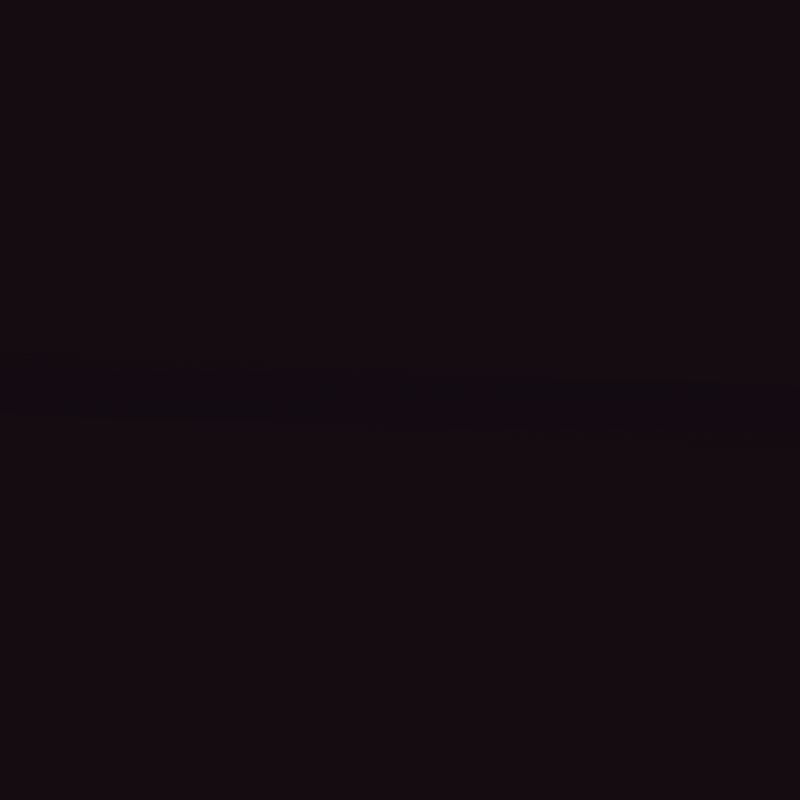
Frame 1 (no input)
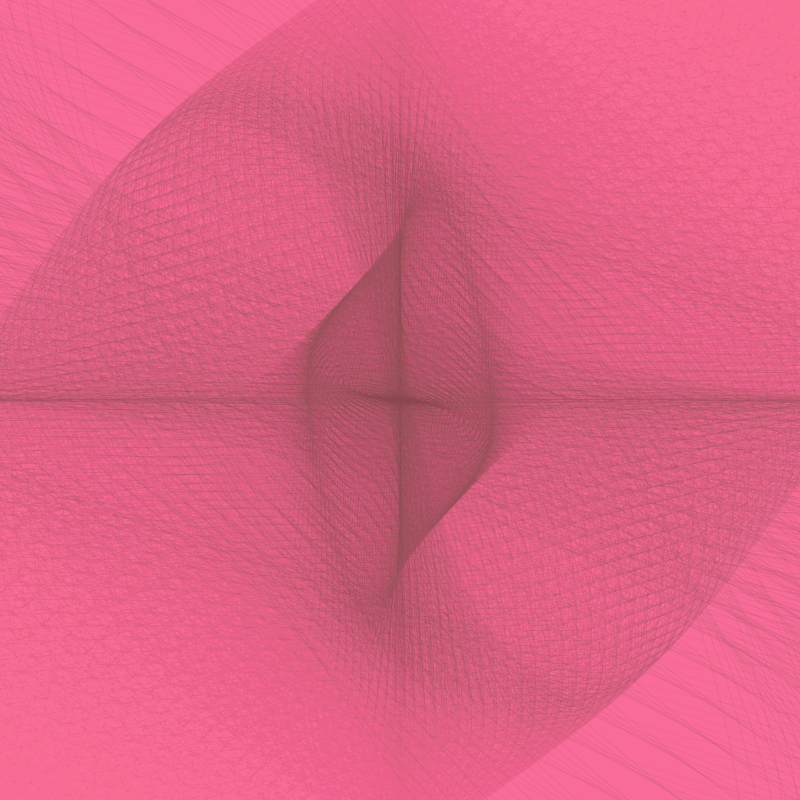
Frame 60 (the mouse pressed at the canvas centre just before this capture)
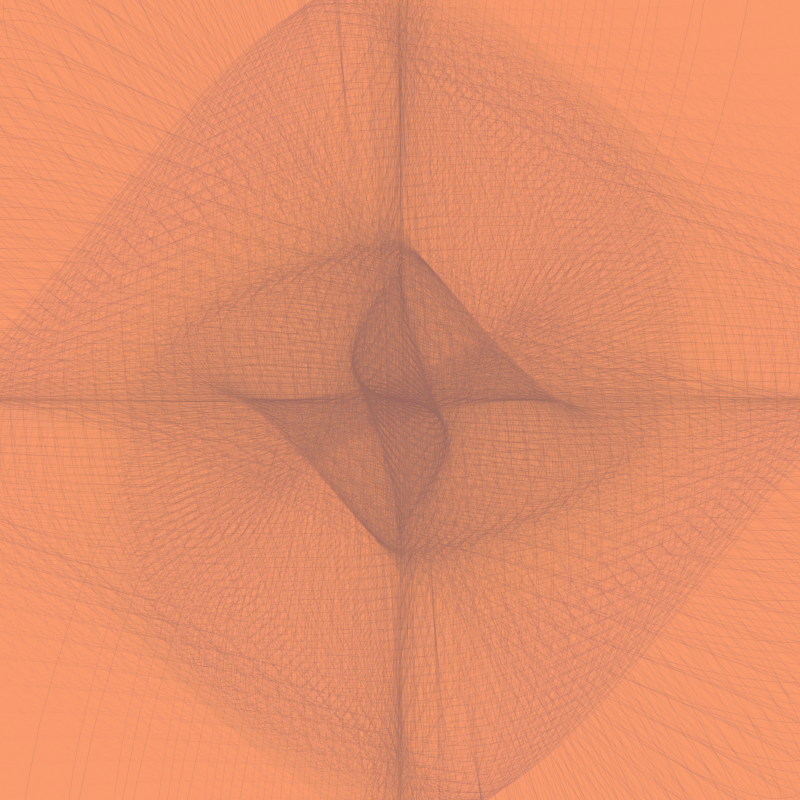
Frame 120 (the mouse held since frame 60 and released just before this capture)

The Processing sketch that drew these frames (run headless with seeded random() and noise(); from frame 60 on, the mouse is pressed at the canvas centre):

// Processing sketch: chakraColor_2
// ── chakraColor_2.pde
//Owen Meyer
//the trig functions here are taken from another source and then modified (played with)  
//to achieve various excellent effects
//uncommenting the * sin( idx ) below produces another beautifull result
//
//this version continues to be interestingly ordered over time; 
// while a lot of variations become chaotic over time

int sIze = 700; 
int automate = 0;
float col = 255;
float a = 0;
int R = 20;
int G = 5;
int B = 33;
int incR = 1;
int incG = 1;
int incB = 1;
int RR = 170;
int GG = 150;
int BB = 200;
int incRR = 1;
int incGG = 1;
int incBB = 1;

void setup() {
  size( 800, 800 ); 
  
  
  smooth();
  strokeWeight( 1 );
  background( 0 );
  
}

void draw(){
  
//  println("R: " + R );
//  println("G: " + G );
//  println("B: " + B );
//  println("RR: " + RR );
//  println("GG: " + GG );
//  println("BB: " + BB );
   
  fill( 250, GG, BB, 20);
  noStroke();
  rect( 0, 0, width, height );
  noFill();
  //background( 0 );
  automate ++;
  
  RR = RR - incRR;
  GG = GG - incGG;
  BB = BB - incBB;
  
    if( (RR < 100) || (RR > 254) ){
    incRR = incRR * -1;
  }
    if( (GG < 100) || (GG > 254) ){
    incGG = incGG * -1;
  }
    if( (BB < 100) || (BB > 254) ){
    incBB = incBB * -1;
  }
  
    
  R = R - incR;
  G = G - incG;
  B = B - incB;
  
  if( (R < 1) || (R > 80) ){
    incR = incR * -1;
  }
    if( (G < 1) || (G > 80) ){
    incG = incG * -1;
  }
    if( (B < 1) || (B > 164) ){
    incB = incB * -1;
  }
  stroke( R, G, B, 20 );
  
  

 
beginShape();
  
  for( float idx = sIze ; idx > 0; idx -= .05 ) {


      a = idx *  ( automate ) *.0001;
   
    vertex(
    
    //x coordinate
      400 + cos( a *1.006 ) * idx * sin( idx * 1.01 ),  
      
     //y coordinate 
      400 +  sin( a )* idx * sin( idx )    //for another nice effect try uncommenting the * sin( idx )         

    );  
  } 
  

 endShape(); 


}
